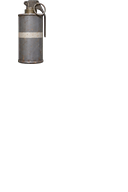
#> input picture tools/oxce-4x/mod/Resources/Items/big_smoke_hi.png, 128 x 192 px
$ python -i install_inventory_figures.py   (imports and definitions only)
#> lines starting #> are read from the running program, lines starting #| are printed output that depends on the picture; after the words box and inside, x2 and y2 are one past the last pixel; in counts of white or black regions, pixels touching at a corner belong together
#!/usr/bin/env python3
"""Install soldier figures for the equipment screen (INVENTORY_FIGURE_BRIEF.txt).

    python3 build/install_inventory_figures.py <delivery dir> <name>=<inv file stem> ... [--write]
    e.g.  ... snake_eyes=snake duke=duke roadblock=roadblock chuckles=chuckles

Each delivery is 640 x 1600 on magenta. The figure is keyed out, cropped to its
own outline and stood in the figure panel of the equipment page: feet on base
row 143, centred on base column 80.5, 94 base px tall - where the game has
always drawn the soldier, and inside the panel the painted page frames.

Two files per soldier, written over the old ones:
    Resources/Inventory/<stem>_inv.png      320 x 200, 8-bit, the game's own copy
    Resources/Inventory/<stem>_inv_hi.png   1920 x 1200, RGBA, what is shown
Both come from the same placement, so the sharp figure covers exactly the
pixels the 8-bit one does.
"""
import os
import sys
import numpy as np
from PIL import Image

HERE = os.path.dirname(os.path.abspath(__file__))
sys.path.insert(0, HERE)
import make_weapon_sprites as mws                          # noqa: E402

INV = os.path.normpath(os.path.join(HERE, '..', 'mod', 'Resources', 'Inventory'))
K = 6
FEET, CENTRE, TALL = 144, 80.5, 94


def keyed(path):
#> called with path = '../mod/Resources/Items/big_smoke_hi.png'
    a = np.asarray(Image.open(path).convert('RGB')).astype(int)
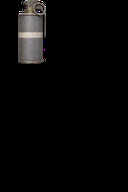
#> a: shape (192, 128, 3) int64; mean R, G, B 7.5, 7.1, 6.9
    r, g, b = a[..., 0], a[..., 1], a[..., 2]
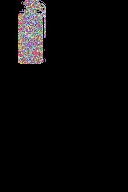
#> r: shape (192, 128) int64; 191 distinct labels, from 0 to 255; one colour per label, 0 black
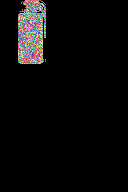
#> g: shape (192, 128) int64; 188 distinct labels, from 0 to 255; one colour per label, 0 black
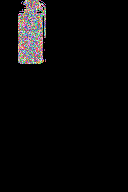
#> b: shape (192, 128) int64; 194 distinct labels, from 0 to 255; one colour per label, 0 black
    m = ((r + b) / 2 - g)
    alpha = np.clip(255 - (m - 70) * 255 / 80, 0, 255).astype(np.uint8)
    spill = alpha < 250
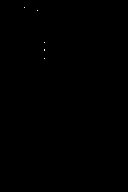
#> spill: shape (192, 128) bool; 0.02% white in thin lines or dots, all inside (x1, y1, x2, y2) = (24, 7, 45, 59)
    a[..., 0] = np.where(spill, np.minimum(r, g + 25), r)
#> a: shape (192, 128, 3) int64; 0.02% of pixels changed, all inside (x1, y1, x2, y2) = (24, 7, 45, 59)
#> r: shape (192, 128) int64; 191 distinct labels, from 0 to 255
    a[..., 2] = np.where(spill, np.minimum(b, g + 25), b)
#> a: shape (192, 128, 3) int64; mean R, G, B 7.5, 7.1, 6.9
#> b: shape (192, 128) int64; 194 distinct labels, from 0 to 255
    im = Image.fromarray(np.dstack([a.astype(np.uint8), alpha]), 'RGBA')
    return im.crop(im.getchannel('A').point(lambda v: 255 if v > 24 else 0).getbbox())


def place(fig):
    h = TALL * K
    w = max(1, round(fig.width * h / fig.height))
    fig = fig.resize((w, h), Image.LANCZOS)
    hi = Image.new('RGBA', (320 * K, 200 * K), (0, 0, 0, 0))
    hi.paste(fig, (round(CENTRE * K - w / 2), FEET * K - h), fig)
    return hi


def main(src, pairs, write):
    pal, legal, lp = mws.palette_and_legal()
    for name, stem in pairs:
        path = os.path.join(src, 'inv_%s.png' % name)
        hi = place(keyed(path))
        small = hi.resize((320, 200), Image.LANCZOS)
        a = np.asarray(small).copy()
        a[..., 3] = np.where(a[..., 3] > 110, 255, 0)
        base = mws.quantise(Image.fromarray(a, 'RGBA'), pal, legal, lp)
        bb = Image.fromarray((np.asarray(base) > 0).astype(np.uint8) * 255).getbbox()
        print('%-12s -> %s_inv: base box x %d..%d y %d..%d' % (name, stem, bb[0], bb[2] - 1, bb[1], bb[3] - 1))
        if write:
            hi.save(os.path.join(INV, '%s_inv_hi.png' % stem))
            base.save(os.path.join(INV, '%s_inv.png' % stem))
    if write:
        print('written to', INV)


# [5 lines not run here, left out]

>>> result = keyed('../mod/Resources/Items/big_smoke_hi.png')

$ run again, on tools/oxce-4x/mod/Resources/Items/floor_cal50_rgb.png
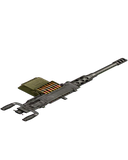
#> input picture tools/oxce-4x/mod/Resources/Items/floor_cal50_rgb.png, 128 x 160 px
#> g: shape (160, 128) int64; 171 distinct labels, from 0 to 255
#> in keyed, `r, g, b = a[..., 0], a[..., 1], a[..., 2]`:
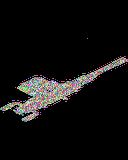
#> b: shape (160, 128) int64; 167 distinct labels, from 0 to 255; one colour per label, 0 black
#> in keyed, `m = ((r + b) / 2 - g)`:
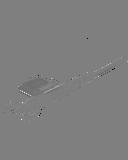
#> m: shape (160, 128) float64; min -127.5, max 127.5, mean -0.3; drawn with min black and max white
#> spill: shape (160, 128) bool; 0.05% white in thin lines or dots, all inside (x1, y1, x2, y2) = (20, 63, 111, 120)
